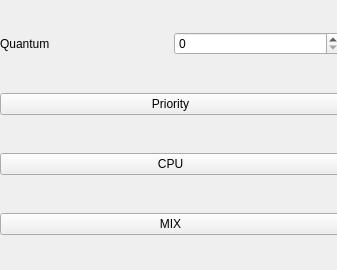
<?xml version="1.0" encoding="UTF-8"?>
<ui version="4.0">
 <class>simulateForm</class>
 <widget class="QWidget" name="simulateForm">
  <property name="geometry">
   <rect>
    <x>0</x>
    <y>0</y>
    <width>337</width>
    <height>270</height>
   </rect>
  </property>
  <property name="windowTitle">
   <string>Form</string>
  </property>
  <widget class="QWidget" name="verticalLayoutWidget">
   <property name="geometry">
    <rect>
     <x>0</x>
     <y>0</y>
     <width>341</width>
     <height>271</height>
    </rect>
   </property>
   <layout class="QVBoxLayout" name="verticalLayout">
    <item>
     <layout class="QHBoxLayout" name="horizontalLayout">
      <item>
       <widget class="QLabel" name="label">
        <property name="text">
         <string>Quantum</string>
        </property>
       </widget>
      </item>
      <item>
       <widget class="QSpinBox" name="QUANTUM"/>
      </item>
     </layout>
    </item>
    <item>
     <widget class="QPushButton" name="pushButton">
      <property name="text">
       <string>Priority</string>
      </property>
     </widget>
    </item>
    <item>
     <widget class="QPushButton" name="pushButton_3">
      <property name="text">
       <string>CPU</string>
      </property>
     </widget>
    </item>
    <item>
     <widget class="QPushButton" name="pushButton_2">
      <property name="text">
       <string>MIX</string>
      </property>
     </widget>
    </item>
   </layout>
  </widget>
 </widget>
 <resources/>
 <connections/>
</ui>
